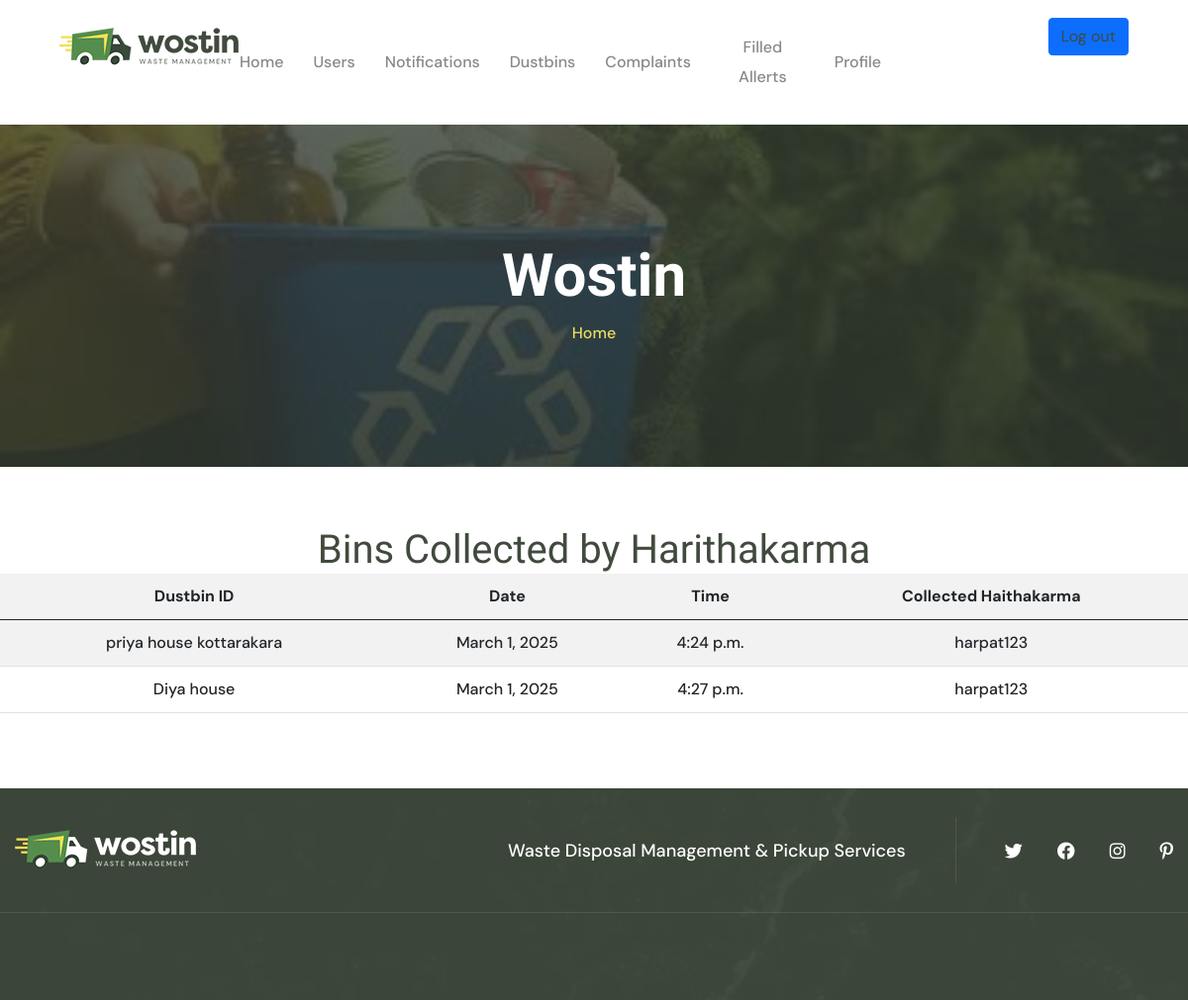
The app's page /muncipality_waste_view (upper part), older data.
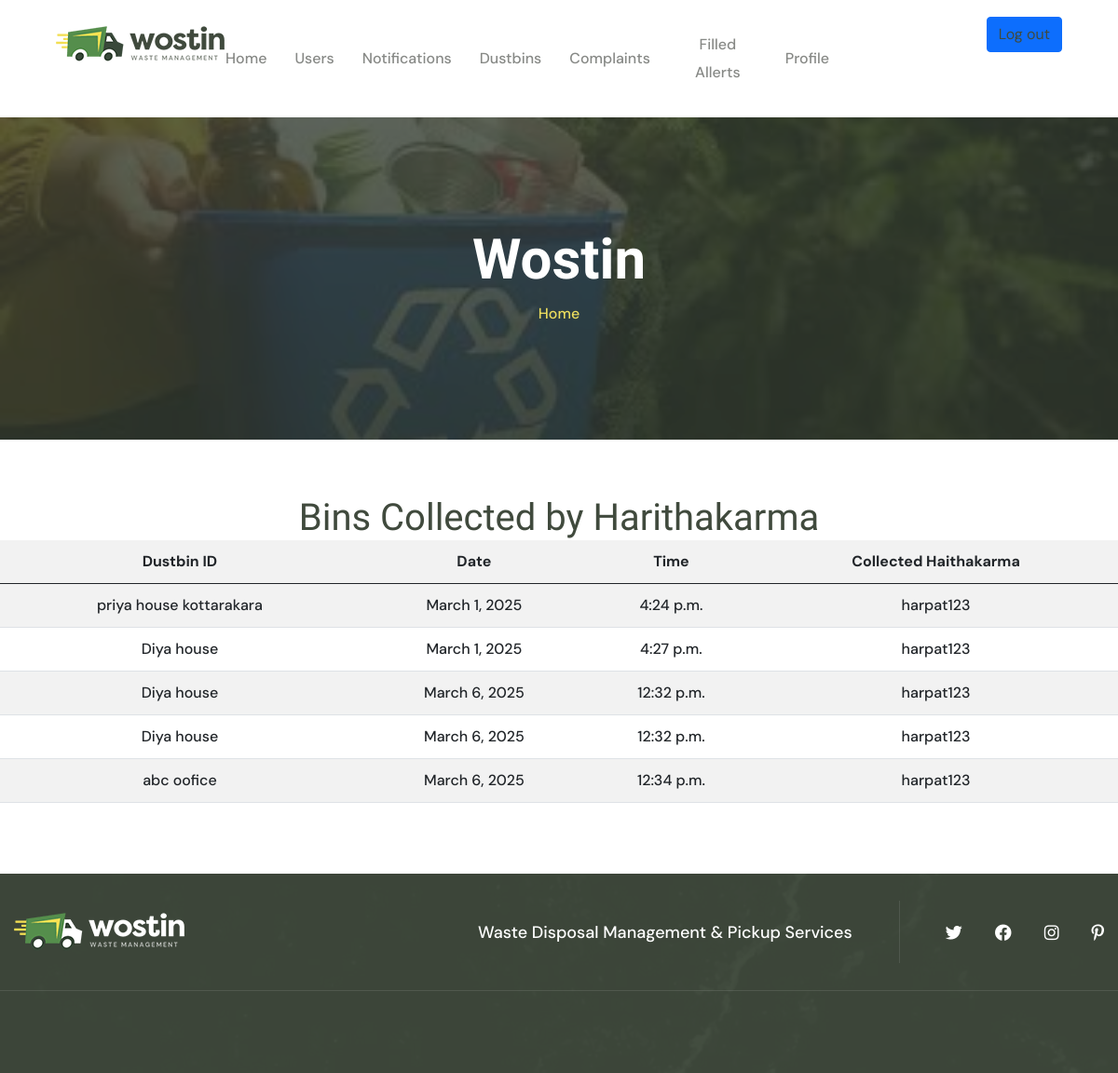
The same page, newer data.
### swmapp/models.py (models this page shows)
class WasteCollection(models.Model):
    dustbin_id = models.ForeignKey(DustbinReg,on_delete=models.CASCADE)
    harithakarma_id = models.ForeignKey(HarithakarmaReg,on_delete=models.CASCADE)
    date = models.DateField(auto_now_add=True)
    time = models.TimeField(auto_now_add=True)

class DustbinReg(models.Model):
    building_category = models.CharField(max_length=100)
    address = models.TextField()
    muncipality= models.ForeignKey(MuncipalityReg,on_delete=models.CASCADE)
    contact_no = models.IntegerField()
    login_id = models.ForeignKey(LoginTable,on_delete=models.CASCADE,related_name='public')
    date =  models.DateField(auto_now_add=True)
    status = models.IntegerField(default=0)
    collection_status = models.IntegerField(default=0)

class HarithakarmaReg(models.Model):
    harithakarma_id = models.CharField(max_length=100,unique=True)
    muncipality = models.CharField(max_length=100)
    contact_no = models.IntegerField()
    login_id = models.ForeignKey(LoginTable,on_delete=models.CASCADE)

### swmapp/views.py (the view)
# urls.py: path('muncipality_waste_view', views.muncipality_waste_view, name='muncipality_waste_view'),
def muncipality_waste_view(request):
    login_id = request.session.get('muncipalityid')
    data = WasteCollection.objects.all()
    return render(request, 'muncipality_waste_view.html', {'muncipality_waste_view': data})

### swmapp/templates/muncipality_waste_view.html (shortened to what this page needs)
{% extends 'muncipal_header.html' %}
{% block content %}
<html>
<head>
</head>
<body align="center">
    <h1>Bins Collected by Harithakarma</h1>
    <table class="table table-striped" align="center">
        <tr>
            <th>Dustbin ID</th>
            <th>Date</th>
            <th>Time</th>
            <th>Collected Haithakarma</th>
       </tr>
        <tbody>
          {% for data in  muncipality_waste_view %}
           <tr>
           <td>{{ data.dustbin_id.address }}</td>
           <td>{{ data.date }}</td>
           <td>{{ data.time }}</td>
           <td>{{ data.harithakarma_id.harithakarma_id }}</td>
           </tr>
          {% endfor %}
        </tbody>
    </table>
</body>
</html>
{% endblock %}

Row changes from the older to the newer data that the page shows:
added WasteCollection: dustbin_id.address "Diya house", date "March 6, 2025", time "12:32 p.m.", harithakarma_id.harithakarma_id "harpat123"
added WasteCollection: dustbin_id.address "Diya house", date "March 6, 2025", time "12:32 p.m.", harithakarma_id.harithakarma_id "harpat123"
added WasteCollection: dustbin_id.address "abc oofice", date "March 6, 2025", time "12:34 p.m.", harithakarma_id.harithakarma_id "harpat123"
